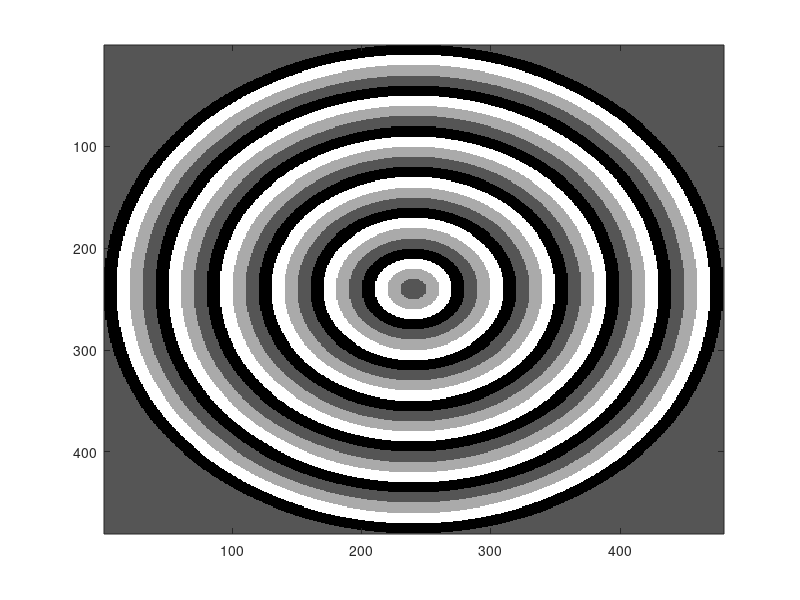
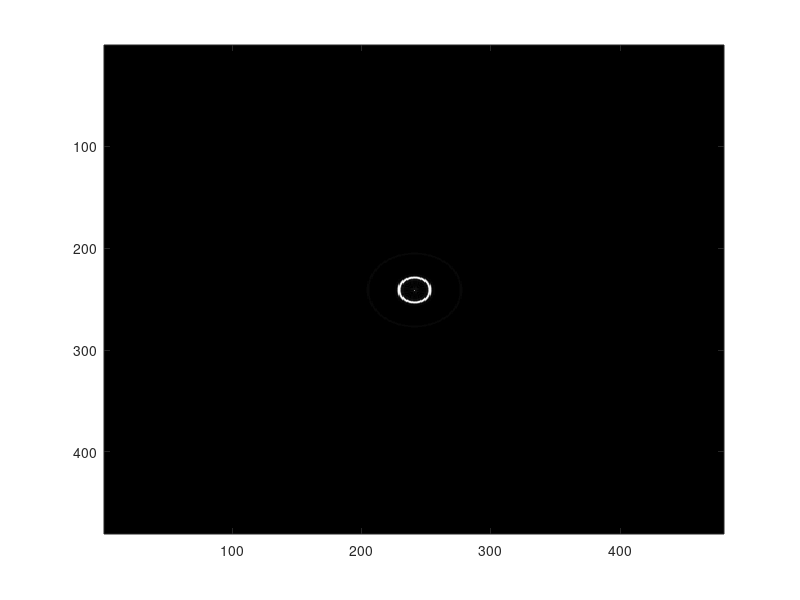

MATLAB code to generate these figures, in order:
% 4-level axicon
 clear; %Clear all memory

%Defining axicon parameters
N=480; % Matrix size
A=zeros(N,N); 
P=40; % Grating period
g=4; %Define the number of phase levels in each period
w=P/g; %Define the width of each phase levels
delphase=2*pi/g;
%Constructing the 8-level axicon
    x=1:N;
    y=1:N;
    [X,Y]=meshgrid(x,y);
    r=sqrt((X-N/2).*(X-N/2)+(Y-N/2).*(Y-N/2)); 
for n=1:g;
    A(rem(r+(n-2)*w,P)<P/g)=exp(1i*(w-(n))*delphase);
end

A(r>N/2)=0;


%Observation of the diffraction pattern
E=fftshift(fft2(A)); %fftshift to re-order the terms to the natural order
I=abs(E).*abs(E);
figure(1)
colormap(gray); 
imagesc(angle(A))          
figure(2)
colormap(gray);
imagesc(I);
